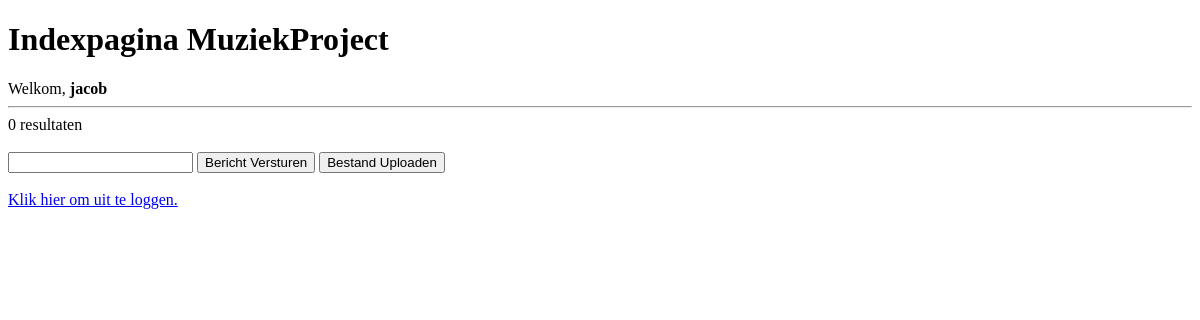
The page /Muziekproject/index.php (signed in) on the database as committed earlier.
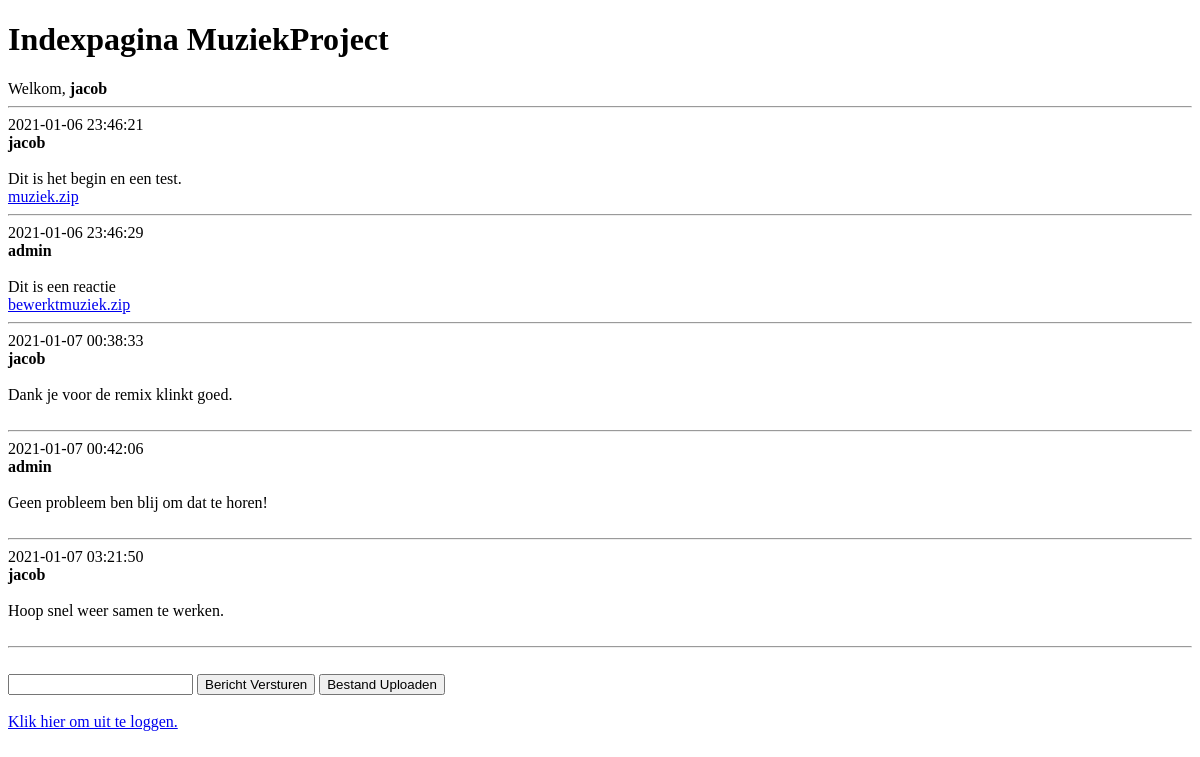
The same page on the database as committed later.
### tables this page shows
CREATE TABLE `comment` (
  `comment_ID` int(10) NOT NULL,
  `conversation_ID` int(10) NOT NULL,
  `comment` varchar(100) NOT NULL,
  `date` timestamp NOT NULL DEFAULT current_timestamp() ON UPDATE current_timestamp(),
  `user_ID` int(10) NOT NULL,
  `uploaded_file` varchar(100) NOT NULL
);

CREATE TABLE `user` (
  `user_ID` int(10) NOT NULL,
  `user_name` varchar(30) NOT NULL,
  `user_password` varchar(30) NOT NULL,
  `admin` tinyint(1) NOT NULL DEFAULT 0
);

### Muziekproject/index.php (the view, shortened to what this page needs)
<!DOCTYPE html>
<html>
	<head>
	</head>
	<body>
		<h1>Indexpagina MuziekProject</h1>
		<?php
			require("Backend/config.php");
			$connection = $db_connection;
			$Session = "";
			foreach ($_SESSION as $key=>$Session)
			{
				echo "Welkom, <b>".$Session."</b><hr>";
			}
			$processed_1 ="";
			$processed_2 ="";
			$query_part1 = "SELECT user_ID FROM user WHERE user_name='$Session'";
			$query_result1 = $connection->query($query_part1);
			if ($query_result1->num_rows > 0)
			{
				while($row1 = $query_result1->fetch_assoc())
				{
					$processed_1 = $row1["user_ID"];
				}
				$query_part2 = "SELECT DISTINCT conversation_ID FROM comment WHERE user_ID='$processed_1'";
				$query_result2 = $connection->query($query_part2);
				if ($query_result2->num_rows > 0)
				{
					while($row1 = $query_result2->fetch_assoc())
					{
						$processed_2 = $row1["conversation_ID"];
					}
				}
				$query_part3 = "SELECT * FROM comment WHERE conversation_ID='$processed_2'";
				$query_result3 = $connection->query($query_part3);
				if ($query_result3->num_rows > 0)
				{
					while($row1 = $query_result3->fetch_assoc())
					{
						$processed_4 = $row1["user_ID"];
						$query_part4 = "SELECT user_name FROM user WHERE user_ID='$processed_4'";
						$query_result4 = $connection->query($query_part4);
						$message_owner ="";
						while($row2 = $query_result4->fetch_assoc())
						{
							$message_owner = $row2["user_name"];;
						}
						echo "" . $row1["date"].
						"<br><b>" . $message_owner.
						"</b><br><br>" . $row1["comment"].
						'<br><a href="'.$row1['uploaded_file'].'">'.$row1['uploaded_file'].'</a></br><hr>';
					}
				}
				else
				{
					echo "0 resultaten";
				}
			}
		?>
		<?php if ($_SESSION != null) : ?>
			<html>
				<form action="index.php" method="post">
					<br><input type="text" name="comment" required="required"/>
					<input type="submit" value="Bericht Versturen"/>
					<input type="button" value="Bestand Uploaden"/>
				</form>
				<br><a href="logout.php"> Klik hier om uit te loggen. </a>
			</html>
		<?php endif; ?>
	</body>
</html>

Rows that differ between the two databases and show on the page:
now on this page (row edited): comment: date "2021-01-06 23:46:21", user_ID.user_name "jacob", comment "Dit is het begin en een test.", uploaded_file "muziek.zip"
now on this page (row edited): comment: date "2021-01-06 23:46:29", user_ID.user_name "admin", comment "Dit is een reactie", uploaded_file "bewerktmuziek.zip"
added comment: date "2021-01-07 00:38:33", user_ID.user_name "jacob", comment "Dank je voor de remix klinkt goed."
added comment: date "2021-01-07 00:42:06", user_ID.user_name "admin", comment "Geen probleem ben blij om dat te horen!"
added comment: date "2021-01-07 03:21:50", user_ID.user_name "jacob", comment "Hoop snel weer samen te werken."
Other text that changed with them:
text no longer shown: "0 resultaten"
